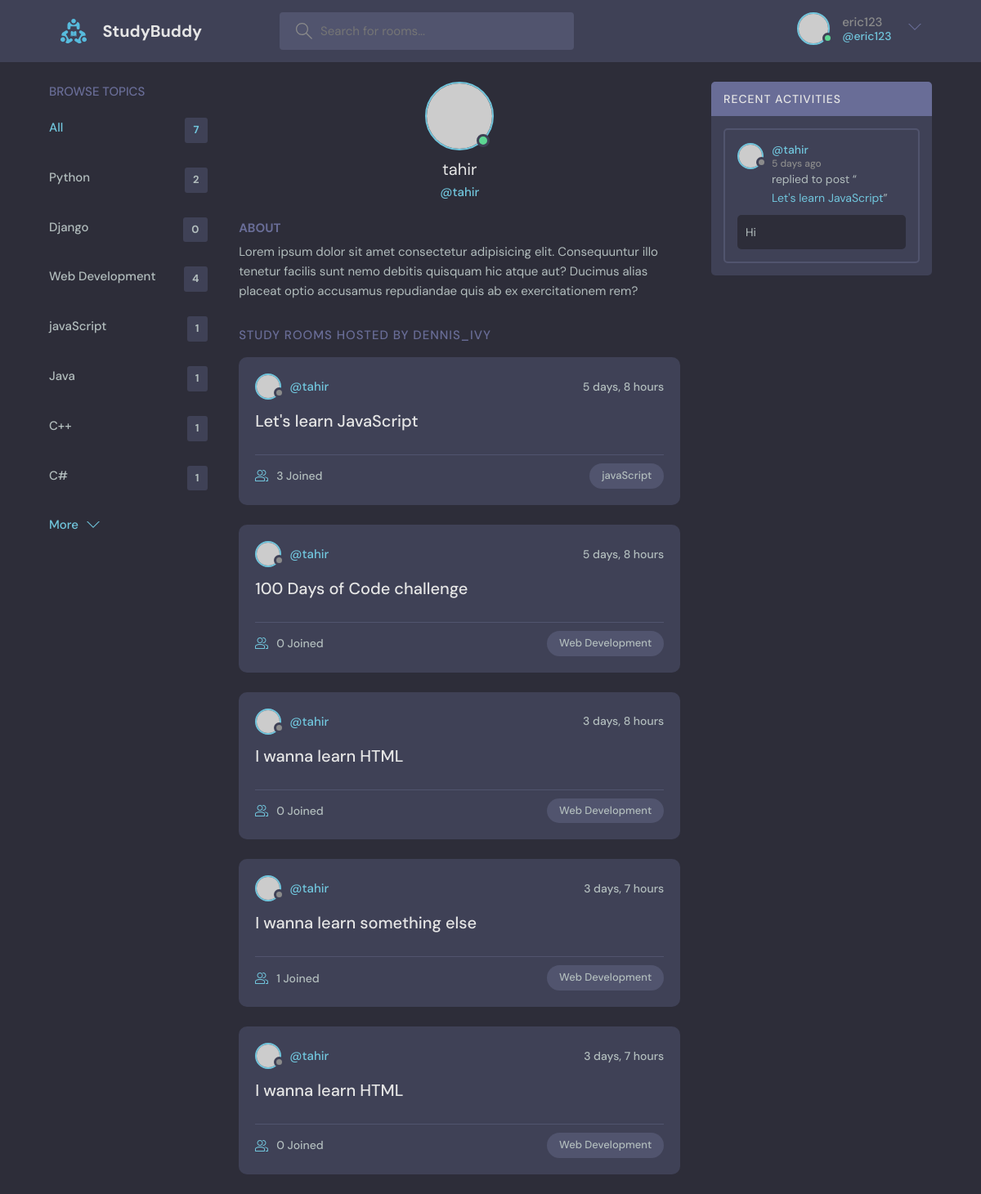
The app's page /profile/1 (signed in) with its own data.
### base/models.py (models this page shows, shortened)
class Topic(models.Model):
    name = models.CharField(max_length=200)

class Room(models.Model):
    host = models.ForeignKey(User, on_delete=models.SET_NULL, null=True)
    topic = models.ForeignKey(Topic, on_delete=models.SET_NULL, null=True) # a room can only have one topic
    name = models.CharField(max_length=200)
    description = models.TextField(null=True, blank=True)   # blanks allowed
    participants = models.ManyToManyField(User, related_name='participants', blank=True)
    updated = models.DateTimeField(auto_now=True)   # timestamp for when saved
    created = models.DateTimeField(auto_now_add=True)   # timestamp for when created
    def __str__(self):
        return self.name

class Message(models.Model):
    user = models.ForeignKey(User, on_delete=models.CASCADE) # note that we are using the default django User as imported
    room = models.ForeignKey(Room, on_delete=models.CASCADE) # one to many relationship, related to Room. CASCADE - when a room is deleted, all its messages are deleted
    body = models.TextField()
    updated = models.DateTimeField(auto_now=True)   # timestamp for when saved
    created = models.DateTimeField(auto_now_add=True)   # timestamp for when created
    class Meta:
        ordering = ['-updated', '-created'] # dash is descending order

### base/views.py (the view)
# urls.py: path('profile/<str:pk>', views.userProfile, name="user-profile"),
def userProfile(request, pk):
    user = User.objects.get(id=pk)
    rooms = user.room_set.all()
    room_messages = user.message_set.all()
    topics = Topic.objects.all()
    context = {'user' : user, 'rooms' : rooms, 'room_messages' : room_messages,
               'topics' : topics}
    return render(request, 'base/profile.html', context)

### base/templates/base/profile.html (shortened to what this page needs)
{% extends 'main.html' %} {% block content %}
  <main class="profile-page layout layout--3">
    <div class="container">
      {% include 'base/topics_component.html' %}
      <div class="roomList">
        <div class="profile">
          <div class="profile__avatar">
            <div class="avatar avatar--large active">
              <img src="https://randomuser.me/api/portraits/men/11.jpg" />
            </div>
          </div>
          <div class="profile__info">
            <h3>{{user.username}}</h3>
            <p>@{{user.username}}</p>
          </div>
          <div class="profile__about">
            <h3>About</h3>
            <p>
              Lorem ipsum dolor sit amet consectetur adipisicing elit. Consequuntur illo tenetur
              facilis sunt nemo debitis quisquam hic atque aut? Ducimus alias placeat optio
              accusamus repudiandae quis ab ex exercitationem rem?
            </p>
          </div>
        </div>
        <div class="roomList__header">
          <div>
            <h2>Study Rooms Hosted by dennis_ivy</a>
            </h2>
          </div>
        </div>
        {% include 'base/feed_component.html' %}
      </div>
      {% include 'base/activity_component.html' %}
    </div>
  </main>
  {% endblock content %}

### templates/navbar.html (shortened to what this page needs)
{% load static %}
<header class="header header--loggedIn">
  <div class="container">
    <a href="{% url 'home' %}" class="header__logo">
      <img src="{% static 'images/logo.svg' %}" />
      <h1>StudyBuddy</h1>
    </a>
    <form class="header__search" method="GET" action="{% url 'home' %}">
      <label>
        <input name="q" placeholder="Search for rooms..." />
      </label>
    </form>
    <nav class="header__menu">
      {% if request.user.is_authenticated %}
      <div class="header__user">
        <a href="{% url 'update-user' %}">
          <div class="avatar avatar--medium active">
            <img src="https://randomuser.me/api/portraits/men/37.jpg" />
          </div>
          <p>
            {{request.user.username}} <span>@{{request.user.username}}</span>
          </p>
        </a>
        <button class="dropdown-button">
          <svg
            version="1.1"
            xmlns="http://www.w3.org/2000/svg"
            width="32"
            height="32"
            viewBox="0 0 32 32"
          >
            <title>chevron-down</title>
            <path d="M16 21l-13-13h-3l16 16 16-16h-3l-13 13z"></path>
          </svg>
        </button>
      </div>
      {% else %}
      <a href="{% url 'login' %}">
        <img src="{% static 'images/avatar.svg' %}" />
        <p>Login</p>
      </a>
      {% endif %}
    </nav>
  </div>
</header>

### base/templates/base/topics_component.html
<div class="topics">
  <div class="topics__header">
    <h2>Browse Topics</h2>
  </div>
  <ul class="topics__list">
    <li>
      <a href="{% url 'home' %}" class="active">All <span>{{topics.count}}</span></a>
    </li>
    {% for topic in topics %}
    <li>
      <a href="{% url 'home' %}?q={{topic.name}}">{{topic.name}} <span>{{topic.room_set.all.count}}</span></a>
    </li>
    {% endfor %}
  </ul>
  <a class="btn btn--link" href="topics.html">
    More
    <svg
      version="1.1"
      xmlns="http://www.w3.org/2000/svg"
      width="32"
      height="32"
      viewBox="0 0 32 32"
    >
      <title>chevron-down</title>
      <path d="M16 21l-13-13h-3l16 16 16-16h-3l-13 13z"></path>
    </svg>
  </a>
</div>

### base/templates/base/feed_component.html (shortened to what this page needs)
{% for room in rooms %}
<div class="roomListRoom">
  <div class="roomListRoom__header">
    <a href="{% url 'user-profile' room.host.id %}" class="roomListRoom__author">
      <div class="avatar avatar--small">
        <img src="https://randomuser.me/api/portraits/women/11.jpg" />
      </div>
      <span>@{{room.host.username}}</span>
    </a>
    <div class="roomListRoom__actions">
      <span>{{room.created|timesince}}</span>
    </div>
  </div>
  <div class="roomListRoom__content">
    <a href="{% url 'room' room.id %}">{{room.name}}</a>
  </div>
  <div class="roomListRoom__meta">
    <a href="{% url 'room' room.id %}" class="roomListRoom__joined">
      {{room.participants.all.count}} Joined
    </a>
    <p class="roomListRoom__topic">{{room.topic.name}}</p>
  </div>
</div>
{% endfor %}

### base/templates/base/activity_component.html (shortened to what this page needs)
<div class="activities">
  <div class="activities__header">
    <h2>Recent Activities</h2>
  </div>
  {% for message in room_messages %}
  <div class="activities__box">
    <div class="activities__boxHeader roomListRoom__header">
      <a
        href="{% url 'user-profile' message.user.id %}"
        class="roomListRoom__author"
      >
        <div class="avatar avatar--small">
          <img src="https://randomuser.me/api/portraits/women/11.jpg" />
        </div>
        <p>
          @{{message.user}}
          <span>{{message.created|timesince}} ago</span>
        </p>
      </a>
    </div>
    <div class="activities__boxContent">
      <p>
        replied to post “<a href="{% url 'room' message.room.id %}">{{message.room}}</a>”
      </p>
      <div class="activities__boxRoomContent">
        {{message.body}}
      </div>
    </div>
  </div>
  {% endfor %}
</div>

### records on screen
Topic: name "Python", room_set.all.count "2"
Topic: name "Django", room_set.all.count "0"
Topic: name "Web Development", room_set.all.count "4"
Topic: name "javaScript", room_set.all.count "1"
Topic: name "Java", room_set.all.count "1"
Topic: name "C++", room_set.all.count "1"
Topic: name "C#", room_set.all.count "1"
Room: host.username "tahir", created "5 days, 8 hours", name "Let's learn JavaScript", participants.all.count "3", topic.name "javaScript"
Room: host.username "tahir", created "5 days, 8 hours", name "100 Days of Code challenge", participants.all.count "0", topic.name "Web Development"
Room: host.username "tahir", created "3 days, 8 hours", name "I wanna learn HTML", participants.all.count "0", topic.name "Web Development"
Room: host.username "tahir", created "3 days, 7 hours", name "I wanna learn something else", participants.all.count "1", topic.name "Web Development"
Room: host.username "tahir", created "3 days, 7 hours", name "I wanna learn HTML", participants.all.count "0", topic.name "Web Development"
Message: user "tahir", created "5 days", room "Let's learn JavaScript", body "Hi"

### other values on screen
{{ request.user.username }} "eric123"
{{ topics.count }} "7"
{{ user.username }} "tahir"
